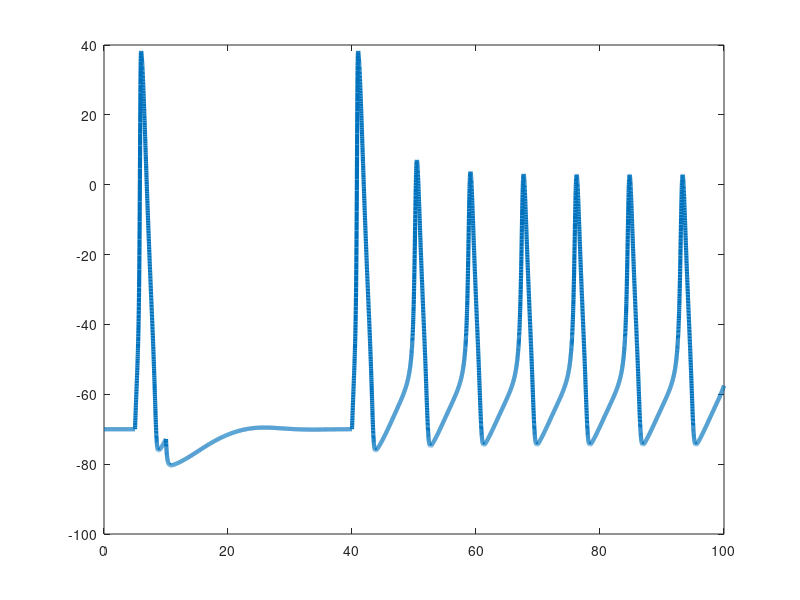

Recreate this plot in MATLAB.
% Section 1: Hudgkin Huxley model
clear;
warning('off','all');

% Add to function path
addpath('fcns');
addpath('data');

% Set up directory (check if it exists)
foldername = 'sec1_HH_model' ;
cwd = pwd ;
dir_folder = fullfile(cwd, 'data', foldername) ;

if ~exist(dir_folder, 'dir')
   mkdir(dir_folder)
end

%===simulation time===
simulationTime = 100; %in milliseconds
deltaT=.01;
t=0:deltaT:simulationTime;


%===specify the external current I===
changeTimes = [0]; %in milliseconds
currentLevels = [50]; %Change this to see effect of different currents on voltage (Suggested values: 3, 20, 50, 1000)

%Set externally applied current across time
%Here, first 500 timesteps are at current of 50, next 1500 timesteps at
%current of zero (resets resting potential of neuron), and the rest of
%timesteps are at constant current
% I(1:500) = currentLevels; I(501:2000) = 0; I(2001:numel(t)) = currentLevels;
I(1:500) = 0; I(501:1000) = currentLevels; I(2001:4000) = 0; I(4001:numel(t)) = currentLevels;
%Comment out the above line and uncomment the line below for constant current, and observe effects on voltage timecourse
%I(1:numel(t)) = currentLevels;


%===constant parameters===%
%All of these can be found in Table 3
gbar_K=36; gbar_Na=120; g_L=.3;
E_K = -12; E_Na=115; E_L=10.6;
C=1;


%===set the initial states===%
V=0; %Baseline voltage
alpha_n = .01 * ( (10-V) / (exp((10-V)/10)-1) ); %Equation 12
beta_n = .125*exp(-V/80); %Equation 13
alpha_m = .1*( (25-V) / (exp((25-V)/10)-1) ); %Equation 20
beta_m = 4*exp(-V/18); %Equation 21
alpha_h = .07*exp(-V/20); %Equation 23
beta_h = 1/(exp((30-V)/10)+1); %Equation 24

n(1) = alpha_n/(alpha_n+beta_n); %Equation 9
m(1) = alpha_m/(alpha_m+beta_m); %Equation 18
h(1) = alpha_h/(alpha_h+beta_h); %Equation 18


for i=1:numel(t)-1 %Compute coefficients, currents, and derivates at each time step
   
    %---calculate the coefficients---%
    %Equations here are same as above, just calculating at each time step
    alpha_n(i) = .01 * ( (10-V(i)) / (exp((10-V(i))/10)-1) );
    beta_n(i) = .125*exp(-V(i)/80);
    alpha_m(i) = .1*( (25-V(i)) / (exp((25-V(i))/10)-1) );
    beta_m(i) = 4*exp(-V(i)/18);
    alpha_h(i) = .07*exp(-V(i)/20);
    beta_h(i) = 1/(exp((30-V(i))/10)+1);
   
   
    %---calculate the currents---%
    I_Na = (m(i)^3) * gbar_Na * h(i) * (V(i)-E_Na); %Equations 3 and 14
    I_K = (n(i)^4) * gbar_K * (V(i)-E_K); %Equations 4 and 6
    I_L = g_L *(V(i)-E_L); %Equation 5
    I_ion = I(i) - I_K - I_Na - I_L;
   
   
    %---calculate the derivatives using Euler first order approximation---%
    V(i+1) = V(i) + deltaT*I_ion/C;
    n(i+1) = n(i) + deltaT*(alpha_n(i) *(1-n(i)) - beta_n(i) * n(i)); %Equation 7
    m(i+1) = m(i) + deltaT*(alpha_m(i) *(1-m(i)) - beta_m(i) * m(i)); %Equation 15
    h(i+1) = h(i) + deltaT*(alpha_h(i) *(1-h(i)) - beta_h(i) * h(i)); %Equation 16

end


V = V-70; %Set resting potential to -70mv

%===plot Voltage===%
plot(t,V,'LineWidth',3)

% Save
filename = 'trial3.mat';
dir_file = fullfile(dir_folder, filename);
save(dir_file, 't', 'V', 'n', 'm', 'h');
